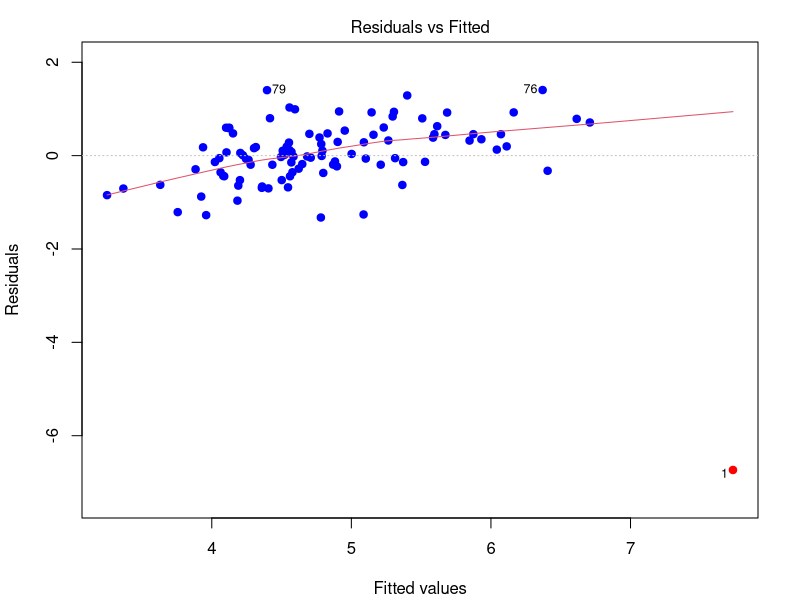

This chart was generated by the following R code:
## ---- chunk 1

set.seed( 1234 )
xValues <- rnorm( 100, mean = 5, sd = 1 )
yValues <- xValues + rnorm( 100, mean = 0, sd = 0.5 )

xVals <- c( 9.0, xValues )
yVals <- c( 1.0, yValues )
fit <- lm( yVals ~ xVals )
par( mar = c( 4, 4, 2, 2 ) + 0.1 )
plot( fit, which = 1, pch = 19, col = c( "red", rep( "blue", length( xVals ) - 1 ) ) )

